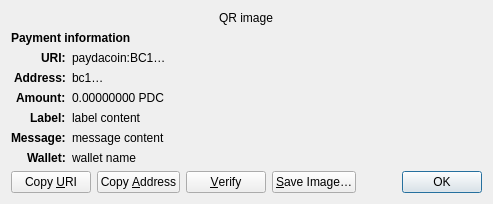
<?xml version="1.0" encoding="UTF-8"?>
<ui version="4.0">
 <class>ReceiveRequestDialog</class>
 <widget class="QDialog" name="ReceiveRequestDialog">
  <property name="geometry">
   <rect>
    <x>0</x>
    <y>0</y>
    <width>413</width>
    <height>229</height>
   </rect>
  </property>
  <property name="windowTitle">
   <string>Request payment to …</string>
  </property>
  <layout class="QGridLayout" name="gridLayout" columnstretch="0,1">
   <property name="sizeConstraint">
    <enum>QLayout::SetFixedSize</enum>
   </property>
   <item row="0" column="0" colspan="2" alignment="Qt::AlignHCenter">
    <widget class="QRImageWidget" name="qr_code">
     <property name="text">
      <string notr="true">QR image</string>
     </property>
     <property name="textInteractionFlags">
      <set>Qt::NoTextInteraction</set>
     </property>
    </widget>
   </item>
   <item row="1" column="0" colspan="2">
    <widget class="QLabel" name="payment_header">
     <property name="font">
      <font>
       <weight>75</weight>
       <bold>true</bold>
      </font>
     </property>
     <property name="text">
      <string>Payment information</string>
     </property>
     <property name="textInteractionFlags">
      <set>Qt::NoTextInteraction</set>
     </property>
    </widget>
   </item>
   <item row="2" column="0" alignment="Qt::AlignRight|Qt::AlignTop">
    <widget class="QLabel" name="uri_tag">
     <property name="font">
      <font>
       <weight>75</weight>
       <bold>true</bold>
      </font>
     </property>
     <property name="text">
      <string notr="true">URI:</string>
     </property>
     <property name="textFormat">
      <enum>Qt::PlainText</enum>
     </property>
     <property name="textInteractionFlags">
      <set>Qt::NoTextInteraction</set>
     </property>
    </widget>
   </item>
   <item row="2" column="1" alignment="Qt::AlignTop">
    <widget class="QLabel" name="uri_content">
     <property name="text">
      <string notr="true">paydacoin:BC1…</string>
     </property>
     <property name="textFormat">
      <enum>Qt::RichText</enum>
     </property>
     <property name="wordWrap">
      <bool>true</bool>
     </property>
     <property name="textInteractionFlags">
      <set>Qt::TextSelectableByMouse</set>
     </property>
    </widget>
   </item>
   <item row="3" column="0" alignment="Qt::AlignRight|Qt::AlignTop">
    <widget class="QLabel" name="address_tag">
     <property name="font">
      <font>
       <weight>75</weight>
       <bold>true</bold>
      </font>
     </property>
     <property name="text">
      <string>Address:</string>
     </property>
     <property name="textInteractionFlags">
      <set>Qt::NoTextInteraction</set>
     </property>
    </widget>
   </item>
   <item row="3" column="1" alignment="Qt::AlignTop">
    <widget class="QLabel" name="address_content">
     <property name="text">
      <string notr="true">bc1…</string>
     </property>
     <property name="textFormat">
      <enum>Qt::PlainText</enum>
     </property>
     <property name="textInteractionFlags">
      <set>Qt::TextSelectableByMouse</set>
     </property>
    </widget>
   </item>
   <item row="4" column="0" alignment="Qt::AlignRight|Qt::AlignTop">
    <widget class="QLabel" name="amount_tag">
     <property name="font">
      <font>
       <weight>75</weight>
       <bold>true</bold>
      </font>
     </property>
     <property name="text">
      <string>Amount:</string>
     </property>
     <property name="textInteractionFlags">
      <set>Qt::NoTextInteraction</set>
     </property>
    </widget>
   </item>
   <item row="4" column="1" alignment="Qt::AlignTop">
    <widget class="QLabel" name="amount_content">
     <property name="text">
      <string notr="true">0.00000000 PDC</string>
     </property>
     <property name="textFormat">
      <enum>Qt::PlainText</enum>
     </property>
     <property name="textInteractionFlags">
      <set>Qt::TextSelectableByMouse</set>
     </property>
    </widget>
   </item>
   <item row="5" column="0" alignment="Qt::AlignRight|Qt::AlignTop">
    <widget class="QLabel" name="label_tag">
     <property name="font">
      <font>
       <weight>75</weight>
       <bold>true</bold>
      </font>
     </property>
     <property name="text">
      <string>Label:</string>
     </property>
     <property name="textInteractionFlags">
      <set>Qt::NoTextInteraction</set>
     </property>
    </widget>
   </item>
   <item row="5" column="1" alignment="Qt::AlignTop">
    <widget class="QLabel" name="label_content">
     <property name="text">
      <string notr="true">label content</string>
     </property>
     <property name="textFormat">
      <enum>Qt::PlainText</enum>
     </property>
     <property name="wordWrap">
      <bool>true</bool>
     </property>
     <property name="textInteractionFlags">
      <set>Qt::TextSelectableByMouse</set>
     </property>
    </widget>
   </item>
   <item row="6" column="0" alignment="Qt::AlignRight|Qt::AlignTop">
    <widget class="QLabel" name="message_tag">
     <property name="font">
      <font>
       <weight>75</weight>
       <bold>true</bold>
      </font>
     </property>
     <property name="text">
      <string>Message:</string>
     </property>
     <property name="textInteractionFlags">
      <set>Qt::NoTextInteraction</set>
     </property>
    </widget>
   </item>
   <item row="6" column="1" alignment="Qt::AlignTop">
    <widget class="QLabel" name="message_content">
     <property name="text">
      <string notr="true">message content</string>
     </property>
     <property name="textFormat">
      <enum>Qt::PlainText</enum>
     </property>
     <property name="wordWrap">
      <bool>true</bool>
     </property>
     <property name="textInteractionFlags">
      <set>Qt::TextSelectableByMouse</set>
     </property>
    </widget>
   </item>
   <item row="7" column="0" alignment="Qt::AlignRight|Qt::AlignTop">
    <widget class="QLabel" name="wallet_tag">
     <property name="font">
      <font>
       <weight>75</weight>
       <bold>true</bold>
      </font>
     </property>
     <property name="text">
      <string>Wallet:</string>
     </property>
     <property name="textInteractionFlags">
      <set>Qt::NoTextInteraction</set>
     </property>
    </widget>
   </item>
   <item row="7" column="1" alignment="Qt::AlignTop">
    <widget class="QLabel" name="wallet_content">
     <property name="text">
      <string notr="true">wallet name</string>
     </property>
     <property name="textFormat">
      <enum>Qt::PlainText</enum>
     </property>
     <property name="wordWrap">
      <bool>true</bool>
     </property>
     <property name="textInteractionFlags">
      <set>Qt::TextSelectableByMouse</set>
     </property>
    </widget>
   </item>
   <item row="8" column="0" colspan="2">
    <layout class="QHBoxLayout" name="horizontalLayout">
     <item>
      <widget class="QPushButton" name="btnCopyURI">
       <property name="text">
        <string>Copy &amp;URI</string>
       </property>
       <property name="autoDefault">
        <bool>false</bool>
       </property>
      </widget>
     </item>
     <item>
      <widget class="QPushButton" name="btnCopyAddress">
       <property name="text">
        <string>Copy &amp;Address</string>
       </property>
       <property name="autoDefault">
        <bool>false</bool>
       </property>
      </widget>
     </item>
     <item>
      <widget class="QPushButton" name="btnVerify">
       <property name="text">
        <string>&amp;Verify</string>
       </property>
       <property name="toolTip">
        <string>Verify this address on e.g. a hardware wallet screen</string>
       </property>
       <property name="autoDefault">
        <bool>false</bool>
       </property>
      </widget>
     </item>
     <item>
      <widget class="QPushButton" name="btnSaveAs">
       <property name="text">
        <string>&amp;Save Image…</string>
       </property>
       <property name="autoDefault">
        <bool>false</bool>
       </property>
      </widget>
     </item>
     <item>
      <spacer name="horizontalSpacer_2">
       <property name="orientation">
        <enum>Qt::Horizontal</enum>
       </property>
       <property name="sizeHint" stdset="0">
        <size>
         <width>40</width>
         <height>20</height>
        </size>
       </property>
      </spacer>
     </item>
     <item>
      <widget class="QDialogButtonBox" name="buttonBox">
       <property name="focusPolicy">
        <enum>Qt::StrongFocus</enum>
       </property>
       <property name="standardButtons">
        <set>QDialogButtonBox::Ok</set>
       </property>
      </widget>
     </item>
    </layout>
   </item>
  </layout>
 </widget>
 <customwidgets>
  <customwidget>
   <class>QRImageWidget</class>
   <extends>QLabel</extends>
   <header>qt/qrimagewidget.h</header>
  </customwidget>
 </customwidgets>
 <tabstops>
  <tabstop>buttonBox</tabstop>
  <tabstop>btnCopyURI</tabstop>
  <tabstop>btnCopyAddress</tabstop>
  <tabstop>btnSaveAs</tabstop>
 </tabstops>
 <resources/>
 <connections>
  <connection>
   <sender>buttonBox</sender>
   <signal>accepted()</signal>
   <receiver>ReceiveRequestDialog</receiver>
   <slot>accept()</slot>
   <hints>
    <hint type="sourcelabel">
     <x>135</x>
     <y>230</y>
    </hint>
    <hint type="destinationlabel">
     <x>135</x>
     <y>126</y>
    </hint>
   </hints>
  </connection>
 </connections>
</ui>
